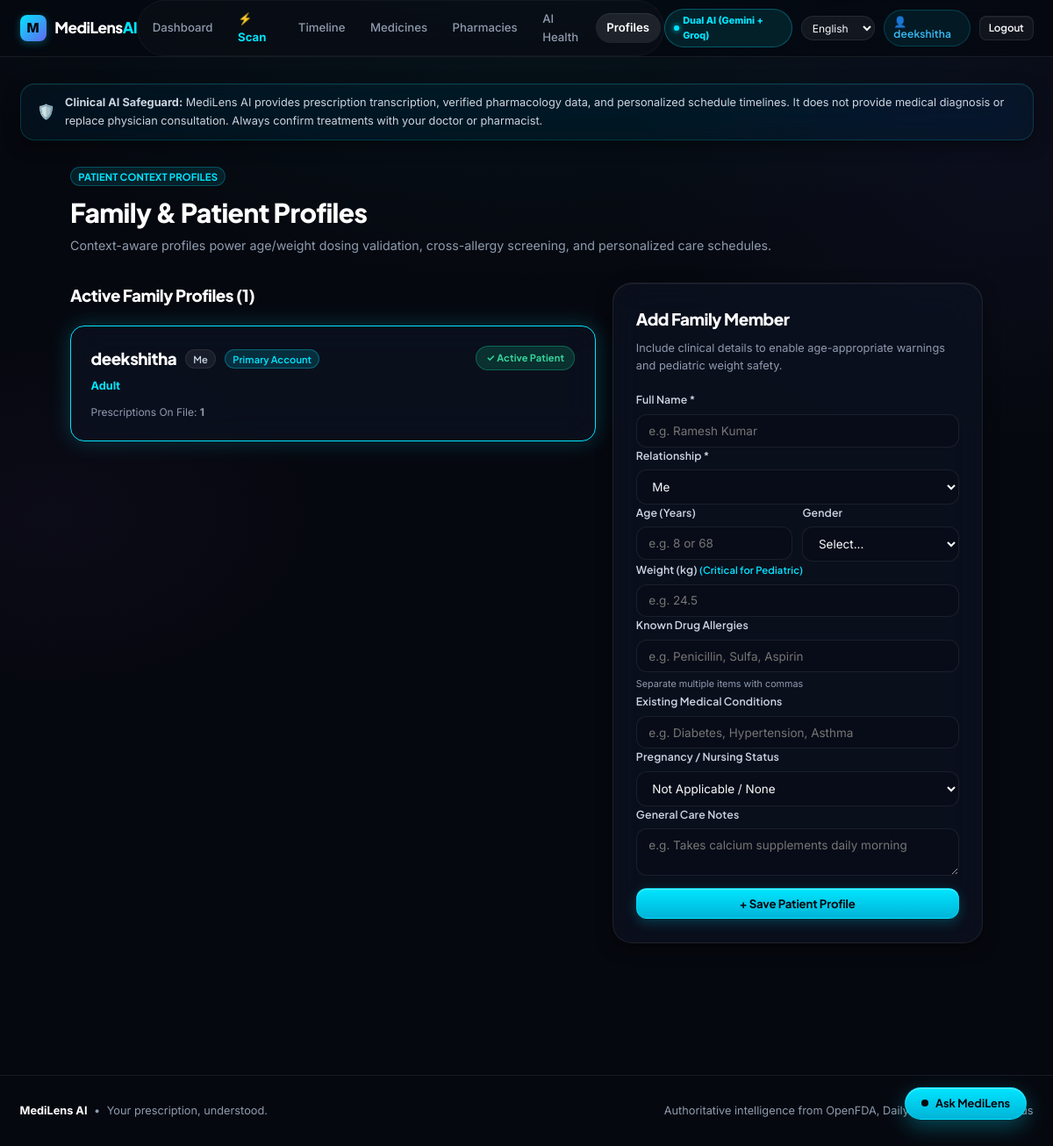
The page /profiles/ (signed in) on the database its author committed.
### app/models/profile.py (models this page shows, shortened)
class Profile(db.Model):
    __tablename__ = "profiles"
    id = db.Column(db.Integer, primary_key=True)
    user_id = db.Column(db.Integer, db.ForeignKey("users.id", ondelete="CASCADE"), nullable=False, index=True)
    name = db.Column(db.String(100), nullable=False)
    relationship = db.Column(db.String(50), default="Me", nullable=False)  # 'Me', 'Father', 'Mother', 'Grandparent', 'Child', 'Custom'
    age = db.Column(db.Integer, nullable=True)
    gender = db.Column(db.String(20), nullable=True)  # 'Male', 'Female', 'Other'
    weight_kg = db.Column(db.Float, nullable=True)
    allergies_json = db.Column(db.Text, nullable=True)
    existing_conditions_json = db.Column(db.Text, nullable=True)
    existing_medications_json = db.Column(db.Text, nullable=True)
    pregnancy_status = db.Column(db.String(50), nullable=True)
    notes = db.Column(db.Text, nullable=True)
    is_default = db.Column(db.Boolean, default=False, nullable=False)
    created_at = db.Column(db.DateTime, default=lambda: datetime.now(timezone.utc), nullable=False)
    updated_at = db.Column(
        db.DateTime,
        default=lambda: datetime.now(timezone.utc),
        onupdate=lambda: datetime.now(timezone.utc),
        nullable=False
    )
    prescriptions = db.relationship("Prescription", backref="profile", lazy="dynamic", cascade="all, delete-orphan")
    schedules = db.relationship("Schedule", backref="profile", lazy="dynamic", cascade="all, delete-orphan")
    medication_logs = db.relationship("MedicationLog", backref="profile", lazy="dynamic", cascade="all, delete-orphan")
    @property
    def age_category(self) -> str:
        if self.age is None:
            return "adult"
        if self.age < 18:
            return "pediatric"
        if self.age >= 65:
            return "older_adult"
        return "adult"
    @property
    def allergies(self):
        import json
        if self.allergies_json:
            try:
                return json.loads(self.allergies_json)
            except Exception:
                return []
        return []
    @property
    def existing_conditions(self):
        import json
        if self.existing_conditions_json:
            try:
                return json.loads(self.existing_conditions_json)
            except Exception:
                return []
        return []

### app/routes/profile_routes.py (the view)
@profile_bp.route("/", methods=["GET"])
@login_required
def index():
    user_id = session["user_id"]
    profiles = Profile.query.filter_by(user_id=user_id).order_by(Profile.is_default.desc(), Profile.created_at.asc()).all()
    active_profile_id = session.get("active_profile_id")
    return render_template(
        "profiles/profiles.html",
        profiles=profiles,
        active_profile_id=active_profile_id
    )

### app/utils/security.py (called while the page is built)
def login_required(f):
    @wraps(f)
    def decorated_function(*args, **kwargs):
        if "user_id" not in session:
            if request.is_json or request.path.startswith("/api/"):
                return jsonify({"error": "Authentication required", "status": "unauthorized"}), 401
            session["next_url"] = request.url
            flash("Please log in to access this page.", "warning")
            return redirect(url_for("auth.login"))
        return f(*args, **kwargs)
    return decorated_function

### templates/profiles/profiles.html (shortened to what this page needs)
{% extends "base.html" %}
{% block content %}
<div style="max-width: 1040px; margin: 0 auto; padding-bottom: 5rem;">
  <div style="display: flex; justify-content: space-between; align-items: flex-end; margin-bottom: 2rem; flex-wrap: wrap; gap: 1rem;">
    <div>
      <div style="display: flex; align-items: center; gap: 0.5rem; margin-bottom: 0.35rem;">
        <span class="badge" style="background: rgba(0, 229, 255, 0.1); color: var(--primary); border: 1px solid rgba(0, 229, 255, 0.25); font-weight: 700; font-size: 0.75rem;">
          PATIENT CONTEXT PROFILES
        </span>
      </div>
      <h1 style="font-size: 2rem; font-weight: 800; letter-spacing: -0.02em; color: #FFFFFF; margin: 0;">
        Family & Patient Profiles
      </h1>
      <p style="color: var(--text-muted); font-size: 0.95rem; margin-top: 0.25rem;">
        Context-aware profiles power age/weight dosing validation, cross-allergy screening, and personalized care schedules.
      </p>
    </div>
  </div>
  <div class="dashboard-grid">
    <div class="col-7">
      <h2 style="font-size: 1.25rem; font-weight: 800; margin-bottom: 1.25rem; color: #FFFFFF;">
        Active Family Profiles ({{ profiles|length }})
      </h2>
      <div style="display: flex; flex-direction: column; gap: 1.25rem;">
        {% for p in profiles %}
          <div class="card" style="margin-bottom: 0; padding: 1.5rem; {% if active_profile_id == p.id %}border: 1px solid var(--primary); box-shadow: 0 0 25px var(--primary-glow);{% endif %}">
            <div style="display: flex; justify-content: space-between; align-items: flex-start; flex-wrap: wrap; gap: 1rem;">
              <div>
                <div style="display: flex; align-items: center; gap: 0.65rem; margin-bottom: 0.35rem;">
                  <h3 style="font-size: 1.25rem; font-weight: 800; color: #FFFFFF; margin: 0;">{{ p.name }}</h3>
                  <span class="badge" style="background: rgba(255, 255, 255, 0.06); color: #CBD5E1; border: 1px solid var(--border-color);">
                    {{ p.relationship }}
                  </span>
                  {% if p.is_default %}
                    <span class="badge" style="background: rgba(0, 229, 255, 0.15); color: var(--primary); border: 1px solid rgba(0, 229, 255, 0.3);">Primary Account</span>
                  {% endif %}
                </div>
                <div style="font-size: 0.85rem; color: var(--text-muted); margin-bottom: 0.65rem;">
                  <strong style="color: var(--primary);">{{ p.age_category|title }}</strong>
                </div>
                <div style="font-size: 0.8rem; color: var(--text-muted); margin-top: 0.4rem;">
                  Prescriptions On File: <strong>{{ p.prescriptions.count() }}</strong>
                </div>
              </div>
              <div style="display: flex; gap: 0.5rem; align-items: center;">
                {% if active_profile_id != p.id %}
                  <form method="POST" action="{{ url_for('profiles.select_profile', profile_id=p.id) }}">
                    <button type="submit" class="btn btn-outline-primary btn-sm">
                      Select Profile
                    </button>
                  </form>
                {% else %}
                  <span class="badge" style="background: rgba(16, 185, 129, 0.2); color: #34D399; border: 1px solid rgba(16, 185, 129, 0.4); padding: 0.4rem 0.75rem; font-weight: 700;">
                    ✓ Active Patient
                  </span>
                {% endif %}
              </div>
            </div>
          </div>
        {% endfor %}
      </div>
    </div>
    <div class="col-5">
      <div class="card" style="padding: 1.75rem; background: var(--bg-card); border-radius: var(--radius-xl);">
        <h2 style="font-size: 1.25rem; font-weight: 800; margin-bottom: 0.5rem; color: #FFFFFF;">
          Add Family Member
        </h2>
        <p style="font-size: 0.85rem; color: var(--text-muted); margin-bottom: 1.25rem;">
          Include clinical details to enable age-appropriate warnings and pediatric weight safety.
        </p>
        <form method="POST" action="{{ url_for('profiles.create_profile') }}">
          <div class="form-group">
            <label class="form-label" for="profile_name">Full Name *</label>
            <input type="text" id="profile_name" name="name" class="form-control" placeholder="e.g. Ramesh Kumar" required>
          </div>
          <div class="form-group">
            <label class="form-label" for="relationship">Relationship *</label>
            <select id="relationship" name="relationship" class="form-control" required>
              <option value="Me">Me</option>
            </select>
          </div>
          <div style="display: grid; grid-template-columns: 1fr 1fr; gap: 0.75rem;">
            <div class="form-group">
              <label class="form-label" for="age">Age (Years)</label>
              <input type="number" id="age" name="age" class="form-control" placeholder="e.g. 8 or 68">
            </div>
            <div class="form-group">
              <label class="form-label" for="gender">Gender</label>
              <select id="gender" name="gender" class="form-control">
                <option value="">Select...</option>
              </select>
            </div>
          </div>
          <div class="form-group">
            <label class="form-label" for="weight_kg">Weight (kg) <span style="font-size: 0.75rem; color: var(--primary);">(Critical for Pediatric)</span></label>
            <input type="number" step="0.1" id="weight_kg" name="weight_kg" class="form-control" placeholder="e.g. 24.5">
          </div>
          <div class="form-group">
            <label class="form-label" for="allergies">Known Drug Allergies</label>
            <input type="text" id="allergies" name="allergies" class="form-control" placeholder="e.g. Penicillin, Sulfa, Aspirin">
            <small style="color: var(--text-muted); font-size: 0.72rem;">Separate multiple items with commas</small>
          </div>
          <div class="form-group">
            <label class="form-label" for="conditions">Existing Medical Conditions</label>
            <input type="text" id="conditions" name="conditions" class="form-control" placeholder="e.g. Diabetes, Hypertension, Asthma">
          </div>
          <div class="form-group">
            <label class="form-label" for="pregnancy_status">Pregnancy / Nursing Status</label>
            <select id="pregnancy_status" name="pregnancy_status" class="form-control">
              <option value="">Not Applicable / None</option>
            </select>
          </div>
          <div class="form-group">
            <label class="form-label" for="notes">General Care Notes</label>
            <textarea id="notes" name="notes" class="form-control" rows="2" placeholder="e.g. Takes calcium supplements daily morning"></textarea>
          </div>
          <button type="submit" class="btn btn-primary" style="width: 100%; margin-top: 0.5rem; font-weight: 700;">
            + Save Patient Profile
          </button>
        </form>
      </div>
    </div>
  </div>
</div>
{% endblock %}

### static/css/style.css (style rules this page uses)
:root { --bg-main: #06080F; --bg-surface: #0B0F1C; --bg-surface-elevated: #101628; --bg-card: rgba(13, 18, 32, 0.72); --bg-card-hover: rgba(18, 25, 44, 0.88); --bg-card-subtle: rgba(16, 22, 38, 0.45); --border-color: rgba(255, 255, 255, 0.08); --border-color-hover: rgba(255, 255, 255, 0.16); --border-subtle: rgba(255, 255, 255, 0.04); --border-color-glow: rgba(6, 182, 212, 0.35); --primary: #00E5FF; --primary-hover: #38BDF8; --primary-glow: rgba(0, 229, 255, 0.22); --primary-light: rgba(0, 229, 255, 0.08); --primary-text: #00E5FF; --secondary: #6366F1; --secondary-hover: #818CF8; --secondary-light: rgba(99, 102, 241, 0.10); --text-main: #F8FAFC; --text-secondary: #CBD5E1; --text-muted: #8E9BAE; --text-dim: #64748B; --text-inverse: #06080F; --success: #10B981; --success-light: rgba(16, 185, 129, 0.10); --warning: #F59E0B; --warning-light: rgba(245, 158, 11, 0.10); --danger: #EF4444; --danger-light: rgba(239, 68, 68, 0.10); --purple: #A855F7; --purple-light: rgba(168, 85, 247, 0.10); --radius-xs: 6px; --radius-sm: 8px; --radius-md: 12px; --radius-lg: 16px; --radius-xl: 22px; --radius-full: 9999px; --shadow-sm: 0 1px 2px rgba(0, 0, 0, 0.3); --shadow-md: 0 6px 20px -3px rgba(0, 0, 0, 0.55), inset 0 1px 0 rgba(255, 255, 255, 0.06); --shadow-lg: 0 16px 36px -6px rgba(0, 0, 0, 0.7), inset 0 1px 0 rgba(255, 255, 255, 0.1); --shadow-ai-glow: 0 0 35px rgba(0, 229, 255, 0.16); --shadow-purple-glow: 0 0 35px rgba(99, 102, 241, 0.16); --font-sans: 'Inter', -apple-system, BlinkMacSystemFont, "Segoe UI", Roboto, sans-serif; --font-display: 'Plus Jakarta Sans', var(--font-sans); --font-mono: 'JetBrains Mono', SFMono-Regular, Menlo, monospace; }
*, *::before, *::after { box-sizing: border-box; margin: 0; padding: 0; }
html { font-family: var(--font-sans); font-size: 15px; scroll-behavior: smooth; color-scheme: dark; }
body { font-family: var(--font-sans); background-color: var(--bg-main); background-image: radial-gradient(ellipse 90% 50% at 50% -10%, rgba(0, 229, 255, 0.07), transparent 70%), radial-gradient(ellipse 60% 40% at 95% 15%, rgba(99, 102, 241, 0.06), transparent 60%), radial-gradient(ellipse 50% 30% at 5% 45%, rgba(168, 85, 247, 0.04), transparent 50%); background-attachment: fixed; color: var(--text-main); line-height: 1.6; -webkit-font-smoothing: antialiased; -moz-osx-font-smoothing: grayscale; min-height: 100vh; display: flex; flex-direction: column; }
h1, h2, h3, h4, h5, h6 { font-family: var(--font-display); font-weight: 700; letter-spacing: -0.025em; color: #FFFFFF; }
.card { background: var(--bg-card); backdrop-filter: blur(20px) saturate(180%); -webkit-backdrop-filter: blur(20px) saturate(180%); border: 1px solid var(--border-color); border-radius: var(--radius-lg); padding: 1.65rem; box-shadow: var(--shadow-md); transition: all 0.25s cubic-bezier(0.16, 1, 0.3, 1); position: relative; overflow: hidden; }
.btn { display: inline-flex; align-items: center; justify-content: center; gap: 0.45rem; font-family: var(--font-display); font-size: 0.88rem; font-weight: 600; letter-spacing: -0.01em; padding: 0.55rem 1.15rem; border-radius: var(--radius-md); border: 1px solid transparent; cursor: pointer; transition: all 0.18s cubic-bezier(0.16, 1, 0.3, 1); text-decoration: none; line-height: 1.25; user-select: none; }
.btn-primary { background: linear-gradient(180deg, #00E5FF 0%, #00B4D8 100%); color: #06080F; font-weight: 700; border: 1px solid rgba(0, 229, 255, 0.4); box-shadow: inset 0 1px 0 rgba(255, 255, 255, 0.35), 0 4px 14px rgba(0, 229, 255, 0.22); }
.badge { display: inline-flex; align-items: center; gap: 0.3rem; font-family: var(--font-display); font-size: 0.74rem; font-weight: 600; letter-spacing: 0.01em; padding: 0.22rem 0.55rem; border-radius: var(--radius-full); border: 1px solid transparent; line-height: 1.2; }
.form-label { display: block; font-family: var(--font-display); font-size: 0.82rem; font-weight: 600; letter-spacing: 0.01em; margin-bottom: 0.4rem; color: var(--text-secondary); }
.form-control { width: 100%; padding: 0.65rem 0.9rem; font-size: 0.9rem; background: rgba(9, 13, 24, 0.8); border: 1px solid var(--border-color); border-radius: var(--radius-md); color: var(--text-main); transition: all 0.15s ease; font-family: inherit; }

### static/css/dashboard.css (style rules this page uses)
.dashboard-grid { display: grid; grid-template-columns: repeat(12, 1fr); gap: 1.25rem; }
.col-7 { grid-column: span 7; }
.col-5 { grid-column: span 5; }

### rows shown on the page
Profile: name "deekshitha", relationship "Me", is_default "Primary Account", age_category "Adult", prescriptions.count "1", shows "✓ Active Patient"

### other values the page prints
{{ active_user_name or 'Patient' }} "deekshitha"
{{ profiles|length }} "1"
